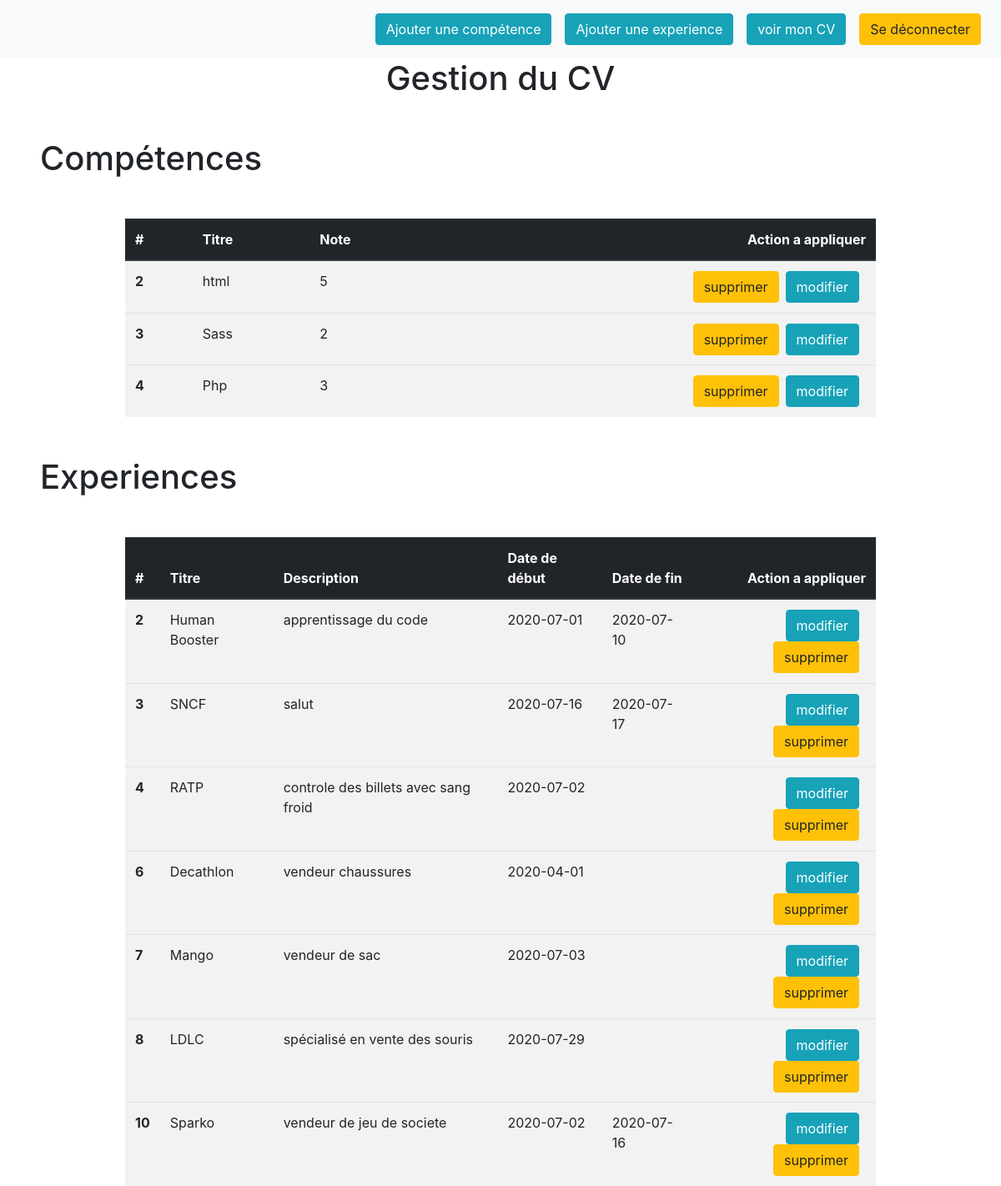
Page /gestioncv.php (signed in) on the committed database.
### tables this page shows
CREATE TABLE IF NOT EXISTS `competence` (
  `titre` varchar(250) NOT NULL,
  `id` int(11) NOT NULL AUTO_INCREMENT,
  `note` int(11) NOT NULL,
  PRIMARY KEY (`id`),
  UNIQUE KEY `competence_id_uindex` (`id`)
);

CREATE TABLE IF NOT EXISTS `experience` (
  `id` int(11) NOT NULL AUTO_INCREMENT,
  `titre` varchar(250) NOT NULL,
  `description` text NOT NULL,
  `date_debut` date DEFAULT NULL,
  `date_fin` date DEFAULT NULL,
  PRIMARY KEY (`id`),
  UNIQUE KEY `experience_id_uindex` (`id`)
);

### parts/functions.php (called while the page is built, shortened)
<?php
    function getXp($dataBase){
        $requestXp = $dataBase->prepare('SELECT * FROM experience ');
        $requestXp->execute();
        return $requestXp;
    }
    function getComp($dataBase){
        $requestComp = $dataBase->prepare('SELECT * FROM competence ');
        $requestComp->execute();
        return $requestComp;
    }
?>

### gestioncv.php (the view, shortened to what this page needs)
<?php
include_once('parts/includes.php');
$xps = getXp($dataBase)->fetchAll();
$comps = getComp($dataBase)->fetchAll();
?>
<nav class="navbar navbar-expand-lg navbar-light bg-light justify-content-end">
  <a class="btn btn-info  m-2 " href="addcomp.php"> Ajouter une compétence</a>
  <a class="btn btn-info  m-2 " href="addxp.php"> Ajouter une experience</a>
  <a class="btn btn-info  m-2 " href="index.php"> voir mon CV </a>
  <a class="btn btn-warning  m-2  " href="logout.php"> Se déconnecter</a>
</nav>
<h1 class="text-center">Gestion du CV</h1>
<h1 class="m-5">Compétences </h1>
<table class="table w-75 m-auto table-striped ">
  <thead class="thead-dark">
    <tr>
      <th scope="col">#</th>
      <th scope="col">Titre</th>
      <th scope="col">Note</th>
      <th class="text-right" scope="col">Action a appliquer</th>
    </tr>
  </thead>
  <tbody>
    <?php
        foreach ($comps as $comp) {
            echo('<tr>');
            echo('<th scope="row">'.$comp['id'].'</th>');
            echo('<td>'.$comp['titre'].'</td>');
            echo('<td>'.$comp['note'].'</td>');
            echo('<td>
            <a class="btn btn-info float-right mr-2" href="editComp.php?id='.$comp['id'].'">modifier</a>
            <a class="btn btn-warning float-right mr-2"href="deleteComp.php?id='.$comp['id'].'">supprimer</a>
            </td>');
            echo('<tr>');
        }
        ?>
  </tbody>
</table>
<h1 class="m-5">Experiences </h1>
<table class="table w-75 m-auto table-striped">
  <thead class="thead-dark">
    <tr>
      <th scope="col">#</th>
      <th scope="col">Titre</th>
      <th scope="col">Description</th>
      <th scope="col">Date de début</th>
      <th scope="col">Date de fin</th>
      <th class="text-right"scope="col">Action a appliquer</th>
    </tr>
  </thead>
  <tbody>
    <?php
        foreach ($xps as $xp) {
          echo('<tr>');
            echo('<th scope="row">'.$xp['id'].'</th>');
            echo('<td>'.$xp['titre'].'</td>');
            echo('<td>'.$xp['description'].'</td>');
            echo('<td>'.$xp['date_debut'].'</td>');
            echo('<td>'.$xp['date_fin'].'</td>');
            echo('<td>
            <a class="btn btn-info float-right mr-2"href="editXp.php?id='.$xp['id'].'">modifier</a>
            <a class="btn btn-warning float-right mr-2"href="deleteXp.php?id='.$xp['id'].'">supprimer</a>
            </td>');
            echo('<tr>');
        }
        ?>
  </tbody>
</table>

### rows in the picture
competence: id "2", titre "html", note "5"
competence: id "3", titre "Sass", note "2"
competence: id "4", titre "Php", note "3"
experience: id "2", titre "Human Booster", description "apprentissage du code", date_debut "2020-07-01", date_fin "2020-07-10"
experience: id "3", titre "SNCF", description "salut", date_debut "2020-07-16", date_fin "2020-07-17"
experience: id "4", titre "RATP", description "controle des billets avec sang froid", date_debut "2020-07-02"
experience: id "6", titre "Decathlon", description "vendeur chaussures", date_debut "2020-04-01"
experience: id "7", titre "Mango", description "vendeur de sac", date_debut "2020-07-03"
experience: id "8", titre "LDLC", description "spécialisé en vente des souris", date_debut "2020-07-29"
experience: id "10", titre "Sparko", description "vendeur de jeu de societe", date_debut "2020-07-02", date_fin "2020-07-16"
